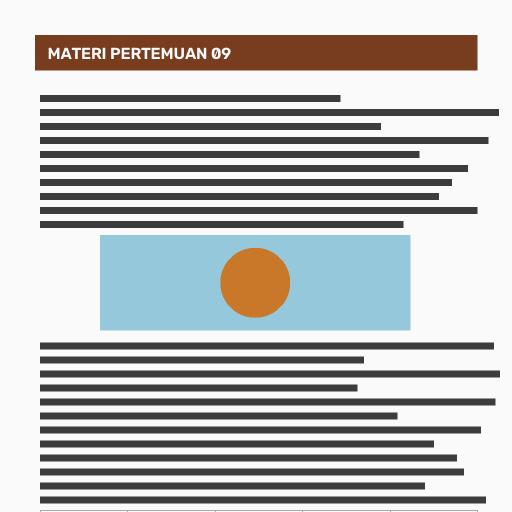
#> input picture assets/samples/document.png, 1024 x 1024 px (shown at 1/2 size); its folder holds 3 pictures in this run
$ python make_figures.py
#> lines starting #> are read from the running program, lines starting #| are printed output that depends on the picture
"""Gambar untuk proposal: diagram alur, arsitektur, bukti visual, dan plot ketahanan.

Semua gambar digambar dengan PIL dari data hasil pengujian di results/, bukan
dikarang, sehingga angka yang tampil pada dokumen sama dengan yang dihasilkan
scripts/run_tests.py dan scripts/run_pdf_tests.py.

Jalankan:  python scripts/make_figures.py
"""

from __future__ import annotations

import csv
import os

from PIL import Image, ImageDraw, ImageFont

ROOT = os.path.dirname(os.path.dirname(os.path.abspath(__file__)))
OUT = os.path.join(ROOT, "proposal", "gambar")
# Times hanya ada di Windows; di luar itu dipakai serif yang setara bila terpasang.
DIR_FONT = ("C:/Windows/Fonts", "/usr/share/fonts/truetype/liberation",
           "/usr/share/fonts/truetype/dejavu", "/usr/share/fonts/TTF",
           "/System/Library/Fonts", "/Library/Fonts", os.path.expanduser("~/.fonts"))
CALON_FONT = {False: ("times.ttf", "LiberationSerif-Regular.ttf", "DejaVuSerif.ttf"),
              True: ("timesbd.ttf", "LiberationSerif-Bold.ttf", "DejaVuSerif-Bold.ttf")}
SKALA = 2
TINTA = (26, 30, 38)
AKSEN = (31, 79, 168)
GARIS = (198, 206, 219)
LATAR = (246, 248, 251)
KARTU = (255, 255, 255)
HIJAU = (15, 122, 83)
MERAH = (181, 85, 26)


def font(besar, tebal=False):
    """Ambil serif yang ada; kalau tidak ada sama sekali, pakai bawaan Pillow."""
    ukuran = int(besar * SKALA)
    for direktori in DIR_FONT:
        for nama in CALON_FONT[tebal]:
            jalur = os.path.join(direktori, nama)
            if os.path.exists(jalur):
                return ImageFont.truetype(jalur, ukuran)
    try:
        return ImageFont.load_default(ukuran)
    except TypeError:
        return ImageFont.load_default()


def kanvas(lebar, tinggi, warna=KARTU):
#> called with lebar = 690, tinggi = 118, warna = (255, 255, 255)
    img = Image.new("RGB", (lebar * SKALA, tinggi * SKALA), warna)
#> img: PIL image 1380x236 RGB; every value is 255
    return img, ImageDraw.Draw(img)


def teks(d, xy, isi, besar=11, warna=TINTA, tebal=False, tengah=None):
    f = font(besar, tebal)
    x, y = xy[0] * SKALA, xy[1] * SKALA
    if tengah is not None:
        w = d.textlength(isi, font=f)
        x = tengah * SKALA - w / 2
    d.text((x, y), isi, font=f, fill=warna)


def kotak(d, xy, label, besar=11, warna=KARTU, garis=GARIS, tebal_teks=False,
          warna_teks=TINTA, tinggi_teks=None):
    box = [c * SKALA for c in xy]
    d.rounded_rectangle(box, radius=6 * SKALA, fill=warna, outline=garis,
                        width=max(1, int(1.2 * SKALA)))
    baris = label.split("\n")
    tinggi = tinggi_teks or (xy[3] - xy[1])
    mulai = xy[1] + tinggi / 2 - len(baris) * besar * 0.72
    for i, b in enumerate(baris):
        teks(d, (0, mulai + i * besar * 1.5), b, besar, warna_teks, tebal_teks,
             tengah=(xy[0] + xy[2]) / 2)


def panah(d, awal, akhir, warna=AKSEN):
    d.line([awal[0] * SKALA, awal[1] * SKALA, akhir[0] * SKALA, akhir[1] * SKALA],
           fill=warna, width=int(1.6 * SKALA))
    dx, dy = akhir[0] - awal[0], akhir[1] - awal[1]
    panjang = (dx * dx + dy * dy) ** 0.5 or 1
    ux, uy = dx / panjang, dy / panjang
    for sisi in (-1, 1):
        d.line([akhir[0] * SKALA, akhir[1] * SKALA,
                (akhir[0] - 5 * ux + 3 * sisi * uy) * SKALA,
                (akhir[1] - 5 * uy - 3 * sisi * ux) * SKALA], fill=warna,
               width=int(1.6 * SKALA))


def alur_metode():
    img, d = kanvas(690, 118)
    tahap = ["Analisis\nkebutuhan\nkeamanan", "Kajian metode\ndan purwarupa\nawal",
             "Perancangan\nmodul dan\npayload", "Implementasi\nmodul dan\nantarmuka",
             "Pengujian\nmatriks\nterukur", "Evaluasi dan\npenyempurnaan"]
    lebar, gap = 100, 14
    for i, label in enumerate(tahap):
        x = 12 + i * (lebar + gap)
        kotak(d, (x, 26, x + lebar, 84), label, 10.5,
              warna=LATAR if i % 2 else KARTU)
        if i < len(tahap) - 1:
            panah(d, (x + lebar, 55), (x + lebar + gap, 55))
    d.line([12 * SKALA, 100 * SKALA, 676 * SKALA, 100 * SKALA], fill=GARIS,
           width=SKALA)
    panah(d, (600, 100), (600, 86), warna=MERAH)
    teks(d, (12, 103), "Umpan balik terukur: setiap tahap diuji dan hasil pengujian "
                       "menentukan perubahan pada tahap sebelumnya", 9.5, (90, 99, 112))
    img.save(os.path.join(OUT, "gambar_1_alur_metode.png"))
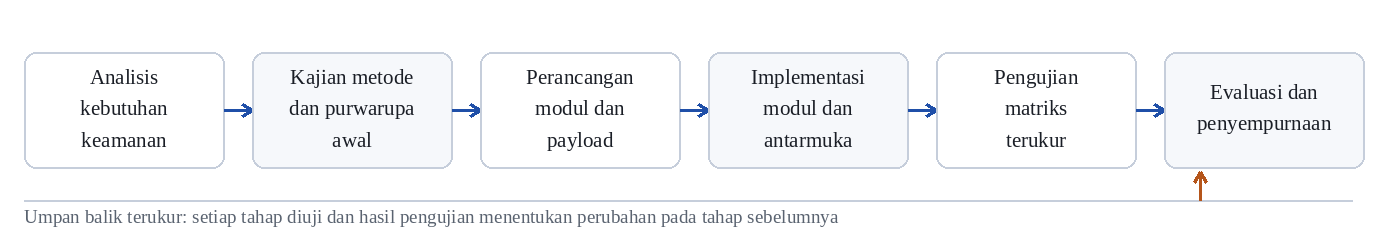
#> saved as gambar_1_alur_metode.png: PIL image 1380x236 RGB; mean R, G, B 245.4, 246.2, 247.6


def arsitektur():
    img, d = kanvas(690, 300)
#> in kanvas (call 2), `img = Image.new("RGB", (lebar * SKALA, tinggi * SKALA), warna)`: img: PIL image 1380x600 RGB; every value is 255
    d.rectangle([12 * SKALA, 12 * SKALA, 678 * SKALA, 128 * SKALA], outline=GARIS,
                width=SKALA)
    teks(d, (20, 16), "SISI PENYELENGGARA (kunci master tidak pernah keluar)", 9.5,
         AKSEN, tebal=True)
    kotak(d, (24, 34, 150, 78), "Materi induk\nPDF / PNG / JPG", 10.5, warna=LATAR)
    kotak(d, (178, 34, 330, 78), "Modul penyemat\ncore.py · payload.py\npdf.py", 10.5)
    kotak(d, (358, 34, 500, 78), "Modul penerbit\nissue.py (daftar\npenerima)", 10.5)
    kotak(d, (528, 34, 666, 78), "Antarmuka web\nweb/app.py (Flask)", 10.5)
    kotak(d, (178, 92, 330, 122), "Kunci\nkeys/master.key", 10, warna=LATAR)
    kotak(d, (358, 92, 500, 122), "Jejak audit\nledger.csv · roster.csv", 10, warna=LATAR)
    panah(d, (150, 56), (178, 56))
    panah(d, (330, 56), (358, 56))
    panah(d, (500, 56), (528, 56))
    panah(d, (270, 92), (270, 78))
    panah(d, (440, 78), (440, 92))

    d.rectangle([12 * SKALA, 150 * SKALA, 678 * SKALA, 196 * SKALA], outline=GARIS,
                width=SKALA)
    teks(d, (20, 154), "BERKAS YANG BEREDAR (hanya membawa nomor, tanpa nama)", 9.5,
         MERAH, tebal=True)
    kotak(d, (24, 172, 240, 192), "101_Kelas_A.pdf · 102_Kelas_B.pdf · ...", 10)
    panah(d, (560, 128), (300, 172), warna=MERAH)

    d.rectangle([12 * SKALA, 214 * SKALA, 678 * SKALA, 288 * SKALA], outline=GARIS,
                width=SKALA)
    teks(d, (20, 218), "PENELUSURAN (di sisi penyelenggara, dengan kunci master yang "
                       "sama)", 9.5, AKSEN, tebal=True)
    kotak(d, (24, 240, 170, 282), "Berkas beredar\n(screenshot / JPEG /\npotong)", 10,
         warna=LATAR)
    kotak(d, (198, 240, 330, 282), "Modul ekstraksi\ncore.extract_*\n+ resync.py", 10.5)
    kotak(d, (358, 240, 486, 282), "Koreksi RS(8,4)\ndan verifikasi\nHMAC + voting", 10.5)
    kotak(d, (514, 240, 666, 282), "Keputusan:\nnomor penerima\ndan label kelas", 10.5,
         warna=(230, 245, 238), garis=HIJAU, warna_teks=(12, 90, 60), tebal_teks=True)
    panah(d, (170, 261), (198, 261))
    panah(d, (330, 261), (358, 261))
    panah(d, (486, 261), (514, 261))
    img.save(os.path.join(OUT, "gambar_2_arsitektur.png"))
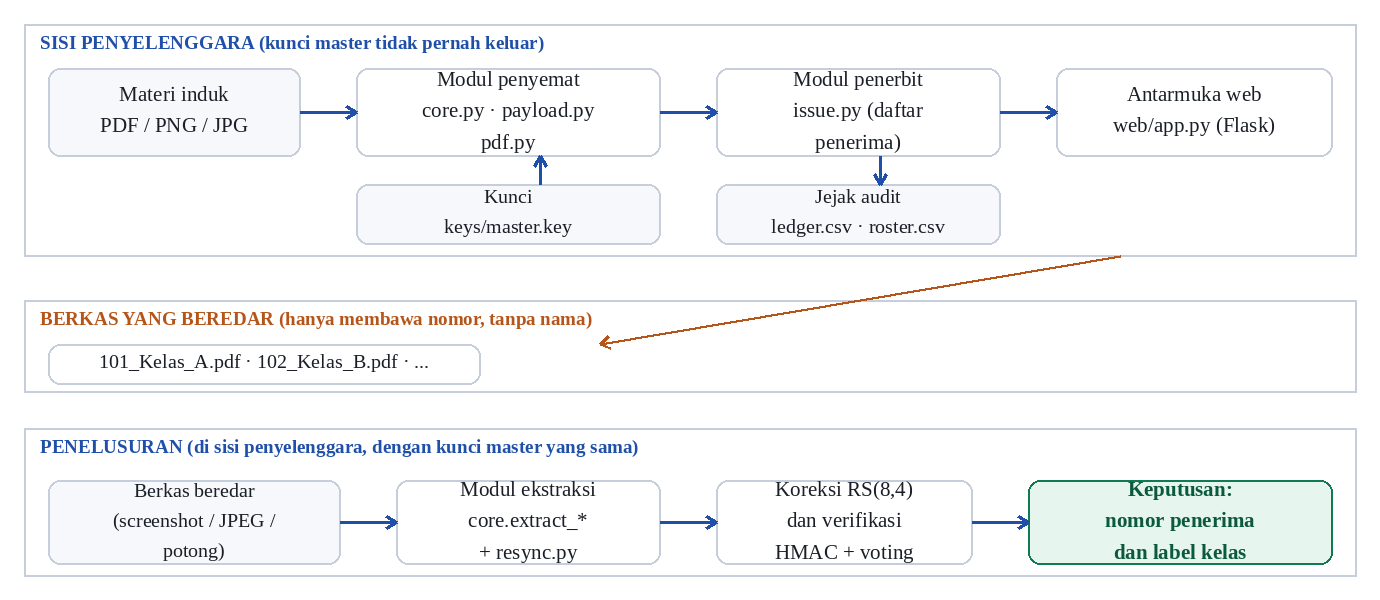
#> saved as gambar_2_arsitektur.png: PIL image 1380x600 RGB; mean R, G, B 245, 246.3, 247.3


def alur_sinyal():
    img, d = kanvas(690, 214)
#> in kanvas (call 3), `img = Image.new("RGB", (lebar * SKALA, tinggi * SKALA), warna)`: img: PIL image 1380x428 RGB; every value is 255
    teks(d, (12, 8), "PENYISIPAN", 10.5, AKSEN, tebal=True)
    kotak(d, (12, 26, 96, 68), "Citra BGR\n/ raster PDF", 9.5, warna=LATAR)
    kotak(d, (112, 26, 196, 68), "YCrCb,\nkanal Y", 9.5)
    kotak(d, (212, 26, 300, 68), "DWT db2\nlevel-1 → LL", 9.5)
    kotak(d, (316, 26, 410, 68), "Kisi sel\n96×96 koef.", 9.5)
    kotak(d, (426, 26, 530, 68), "Korelasi 32\nblok chip 4×4", 9.5)
    kotak(d, (546, 26, 678, 68), "QIM relatif →\nkoreksi 3 pass", 9.5)
    for x0, x1 in ((96, 112), (196, 212), (300, 316), (410, 426), (530, 546)):
        panah(d, (x0, 47), (x1, 47))
    kotak(d, (316, 80, 530, 104), "payload 64 bit = ID 2 B + HMAC 2 B + paritas RS 4 B, "
                                  "diulang pada 32 sel", 9.5, warna=(234, 240, 251))
    panah(d, (423, 80), (423, 68))

    teks(d, (12, 118), "PEMBACAAN", 10.5, MERAH, tebal=True)
    kotak(d, (12, 136, 96, 178), "Berkas\nberedar", 9.5, warna=LATAR)
    kotak(d, (112, 136, 214, 178), "DWT db2 →\nLL, std global", 9.5)
    kotak(d, (230, 136, 330, 178), "Korelasi +\npenguraian QIM", 9.5)
    kotak(d, (346, 136, 446, 178), "RS(8,4) lalu\ncek HMAC/SHA-256", 9.5)
    kotak(d, (462, 136, 552, 178), "Voting 32\nsel", 9.5)
    kotak(d, (568, 136, 678, 178), "Nomor penerima\natau tolak", 9.5,
         warna=(230, 245, 238), garis=HIJAU)
    for x0, x1 in ((96, 112), (214, 230), (330, 346), (446, 462), (552, 568)):
        panah(d, (x0, 157), (x1, 157), warna=MERAH)
    teks(d, (12, 190), "Lebar kisi QIM ditentukan oleh simpangan baku seluruh subband LL "
                       "sehingga tetap sama saat dibaca; pola chip berjumlah nol membuat "
                       "geser kecerahan tidak mengubah korelasi.", 9.5, (90, 99, 112))
    img.save(os.path.join(OUT, "gambar_3_alur_sinyal.png"))
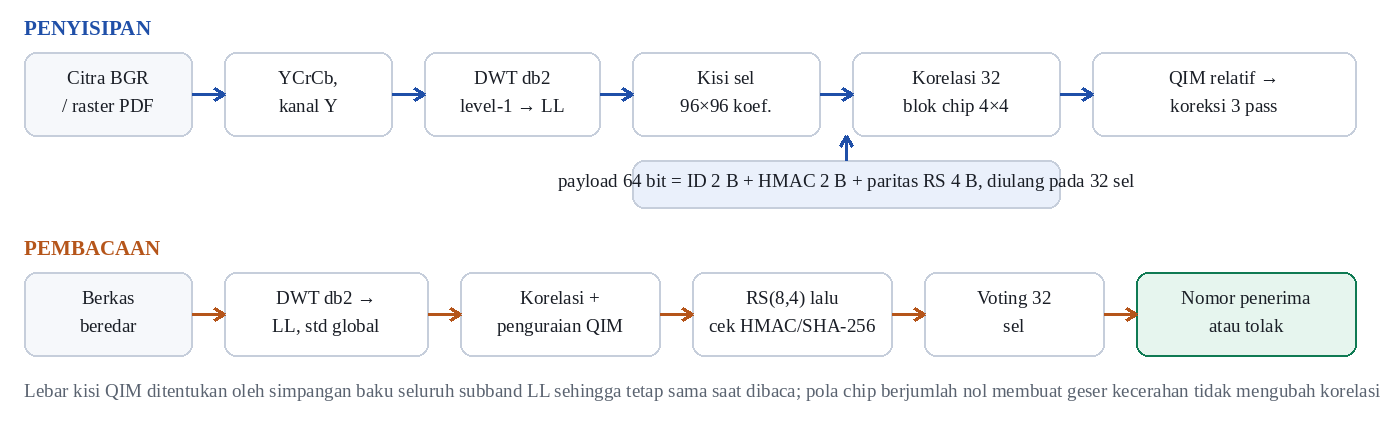
#> saved as gambar_3_alur_sinyal.png: PIL image 1380x428 RGB; mean R, G, B 246, 247.1, 247.9


def bukti_kualitas():
    sumber = os.path.join(ROOT, "results")
    nama = [os.path.join(ROOT, "assets", "samples", "document.png"),
            os.path.join(sumber, "document_bertanda.png"),
            os.path.join(sumber, "document_selisih.png")]
    label = ["(a) Materi asal", "(b) Setelah disemat (PSNR 38,48 dB)",
             "(c) Selisih diperkuat 8×"]
    kotak_lebar = 200
    img, d = kanvas(690, 236)
#> in kanvas (call 4), `img = Image.new("RGB", (lebar * SKALA, tinggi * SKALA), warna)`: img: PIL image 1380x472 RGB; every value is 255
    for i, (berkas, teks_label) in enumerate(zip(nama, label)):
        citra = Image.open(berkas).convert("RGB")
#> citra is the input picture: PIL image 1024x1024 RGB; mean R, G, B 187.1, 187.5, 186.6
        tinggi = int(kotak_lebar * citra.height / citra.width)
#> tinggi = 200
        citra = citra.resize((kotak_lebar * SKALA, tinggi * SKALA), Image.LANCZOS)
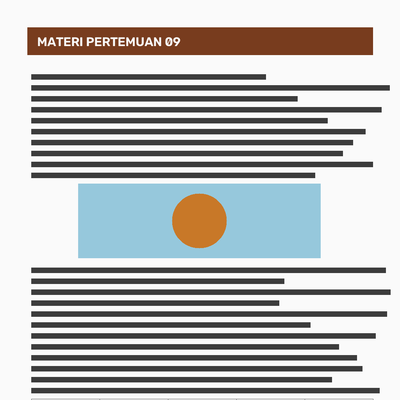
#> citra: PIL image 400x400 RGB; mean R, G, B 186.7, 187, 186.1
        x = 24 + i * (kotak_lebar + 30)
        img.paste(citra, (x * SKALA, 20 * SKALA))
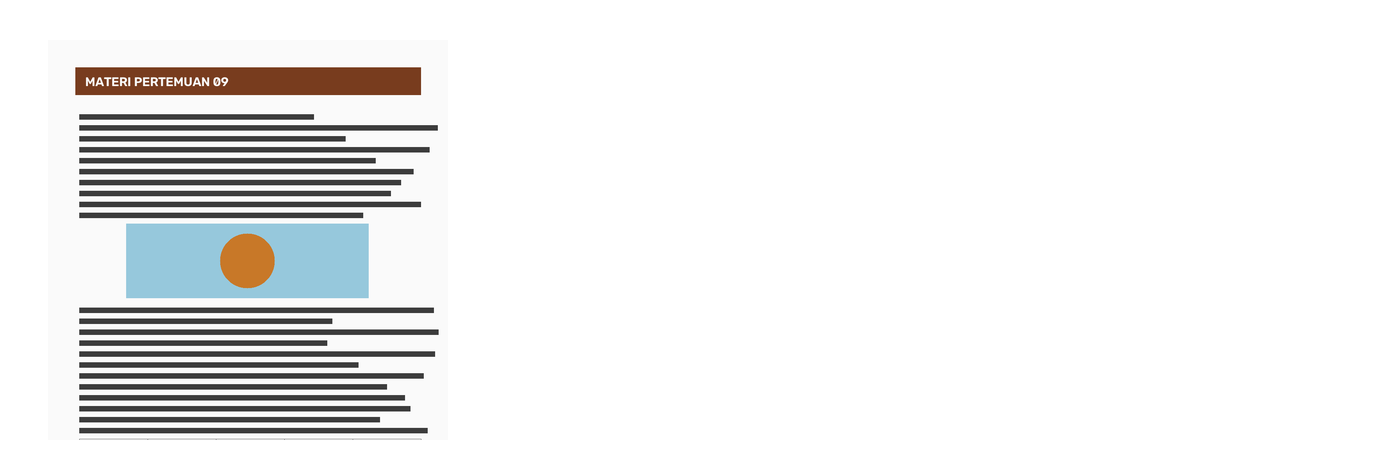
#> img: PIL image 1380x472 RGB; mean R, G, B 238.2, 238.3, 238.1
        d.rectangle([x * SKALA, 20 * SKALA, (x + kotak_lebar) * SKALA,
                     (20 + tinggi) * SKALA], outline=GARIS, width=SKALA)
        teks(d, (0, 22 + tinggi), teks_label, 9.5, TINTA, tengah=x + kotak_lebar / 2)
#> pass 2 of the loop in bukti_kualitas, `for i, (berkas, teks_label) in enumerate(zip(nama, label)):`:
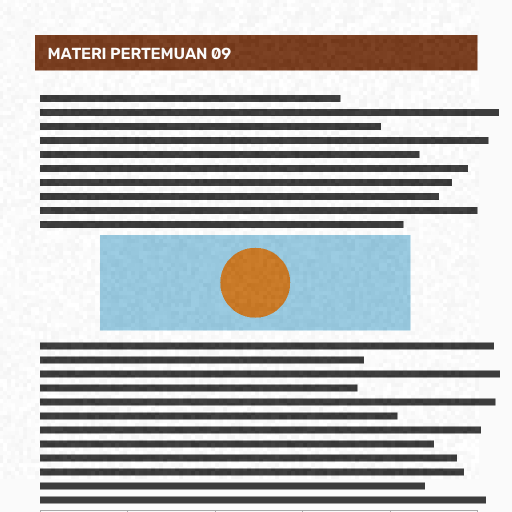
#> input picture results/document_bertanda.png, 1024 x 1024 px (shown at 1/2 size)
#> in bukti_kualitas, citra is the input picture: PIL image 1024x1024 RGB; mean R, G, B 187.2, 187.5, 186.7
#> in bukti_kualitas, `citra = citra.resize((kotak_lebar * SKALA, tinggi * SKALA), Image.LANC..`:
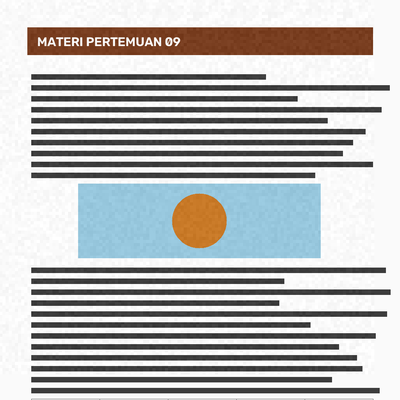
#> citra: PIL image 400x400 RGB; mean R, G, B 186.7, 187, 186.2
#> in bukti_kualitas, `img.paste(citra, (x * SKALA, 20 * SKALA))`:
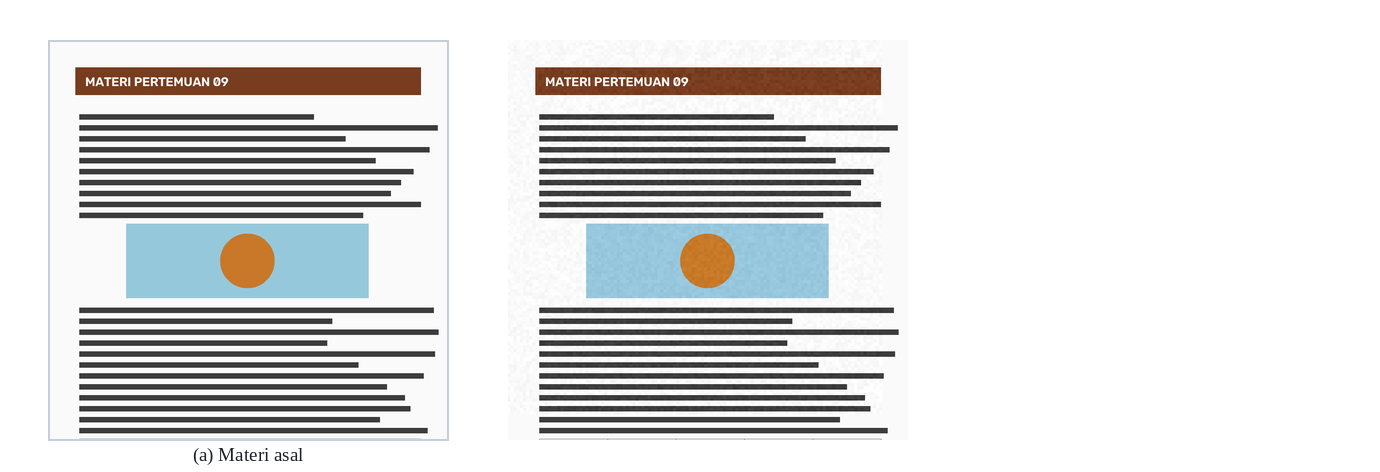
#> img: PIL image 1380x472 RGB; mean R, G, B 221.1, 221.3, 220.9
#> pass 3 of the loop in bukti_kualitas, `for i, (berkas, teks_label) in enumerate(zip(nama, label)):`:
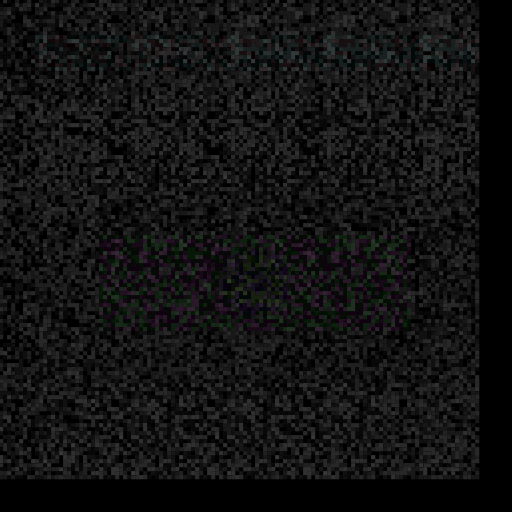
#> input picture results/document_selisih.png, 1024 x 1024 px (shown at 1/2 size)
#> in bukti_kualitas, citra is the input picture: PIL image 1024x1024 RGB; mean R, G, B 18.3, 18.4, 18.4
#> in bukti_kualitas, `citra = citra.resize((kotak_lebar * SKALA, tinggi * SKALA), Image.LANC..`:
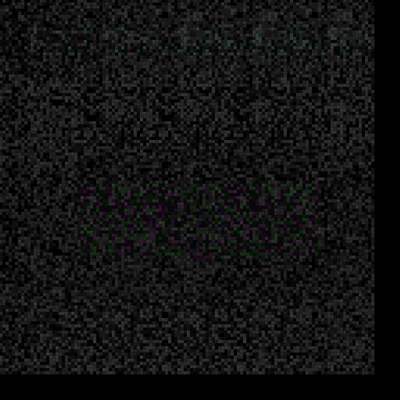
#> citra: PIL image 400x400 RGB; mean R, G, B 18.4, 18.5, 18.5
#> in bukti_kualitas, `img.paste(citra, (x * SKALA, 20 * SKALA))`:
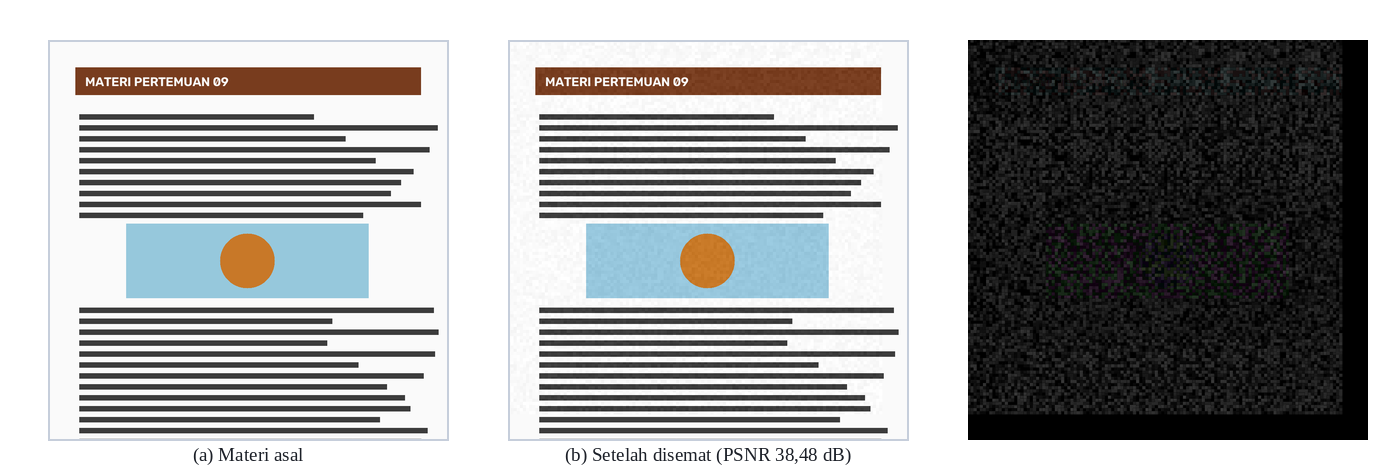
#> img: PIL image 1380x472 RGB; mean R, G, B 162.3, 162.6, 162.4
    img.save(os.path.join(OUT, "gambar_4_kualitas.png"))
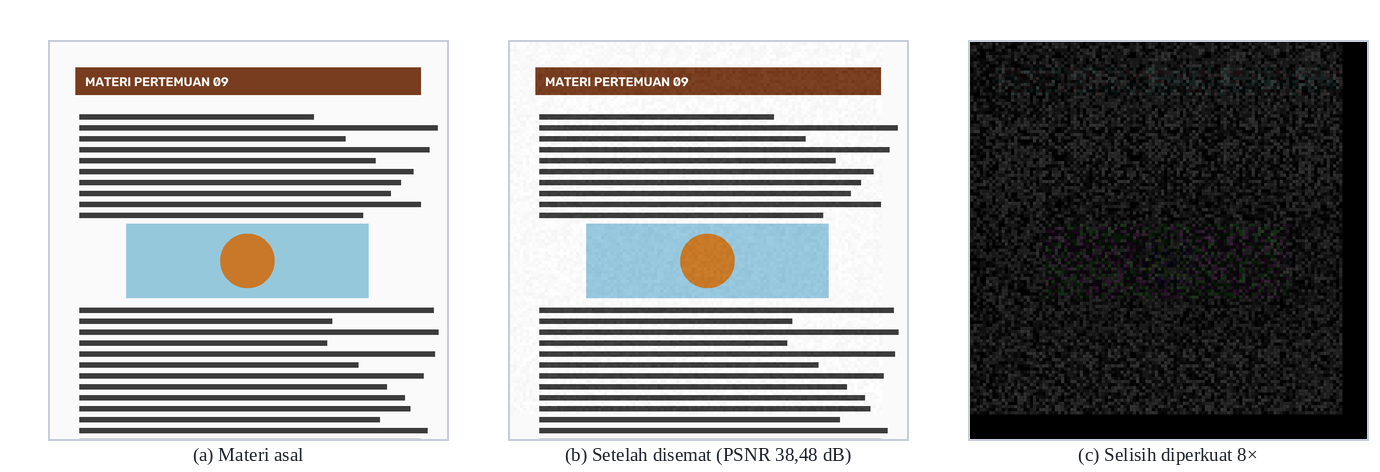
#> saved as gambar_4_kualitas.png: PIL image 1380x472 RGB; mean R, G, B 162.7, 163.1, 162.9


def plot_ketahanan():
    data = {}
#> (the run stopped early here; a loop or call above may not have finished)
